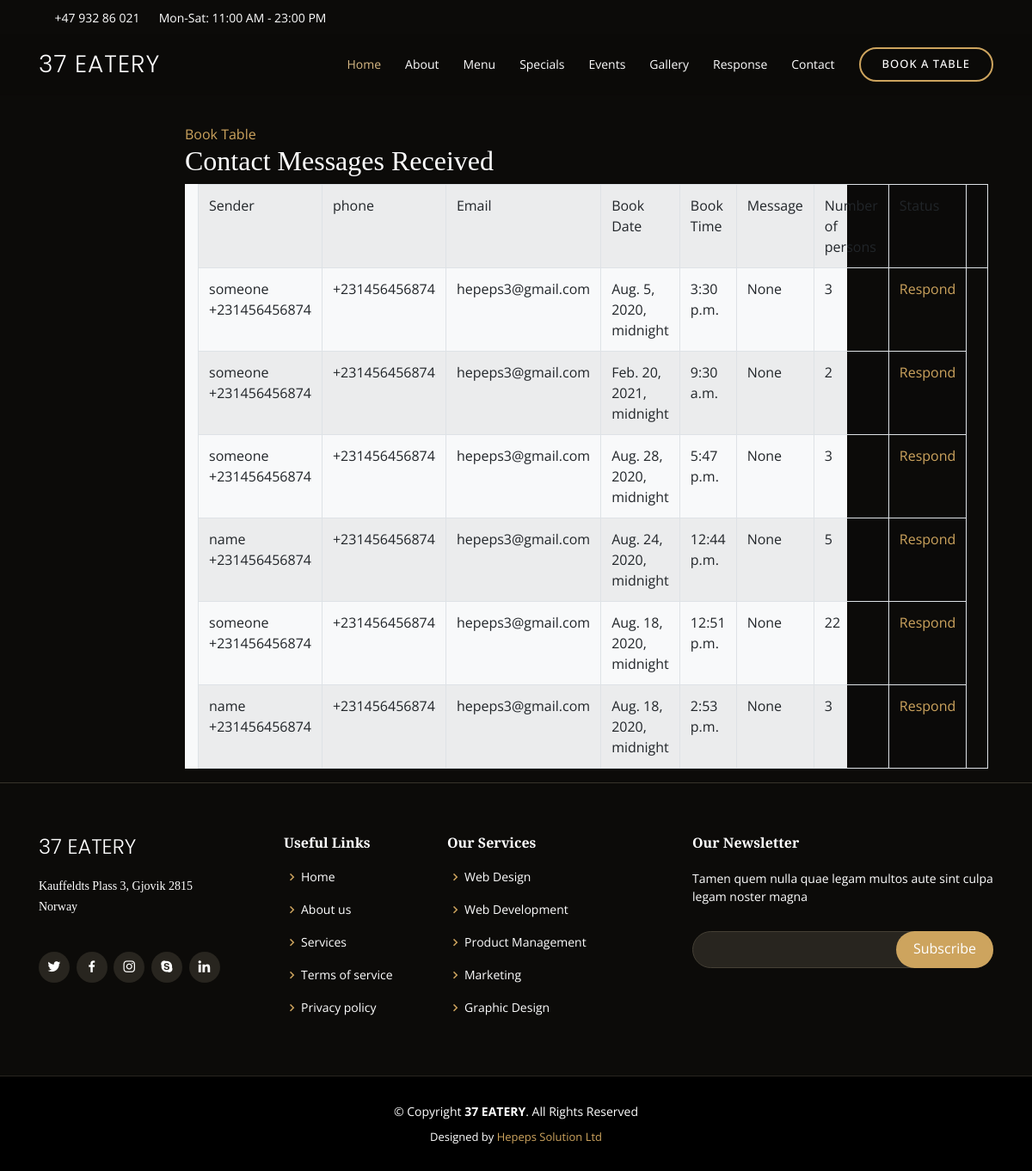
Page /booking/list/ (signed in) on the earlier database version.
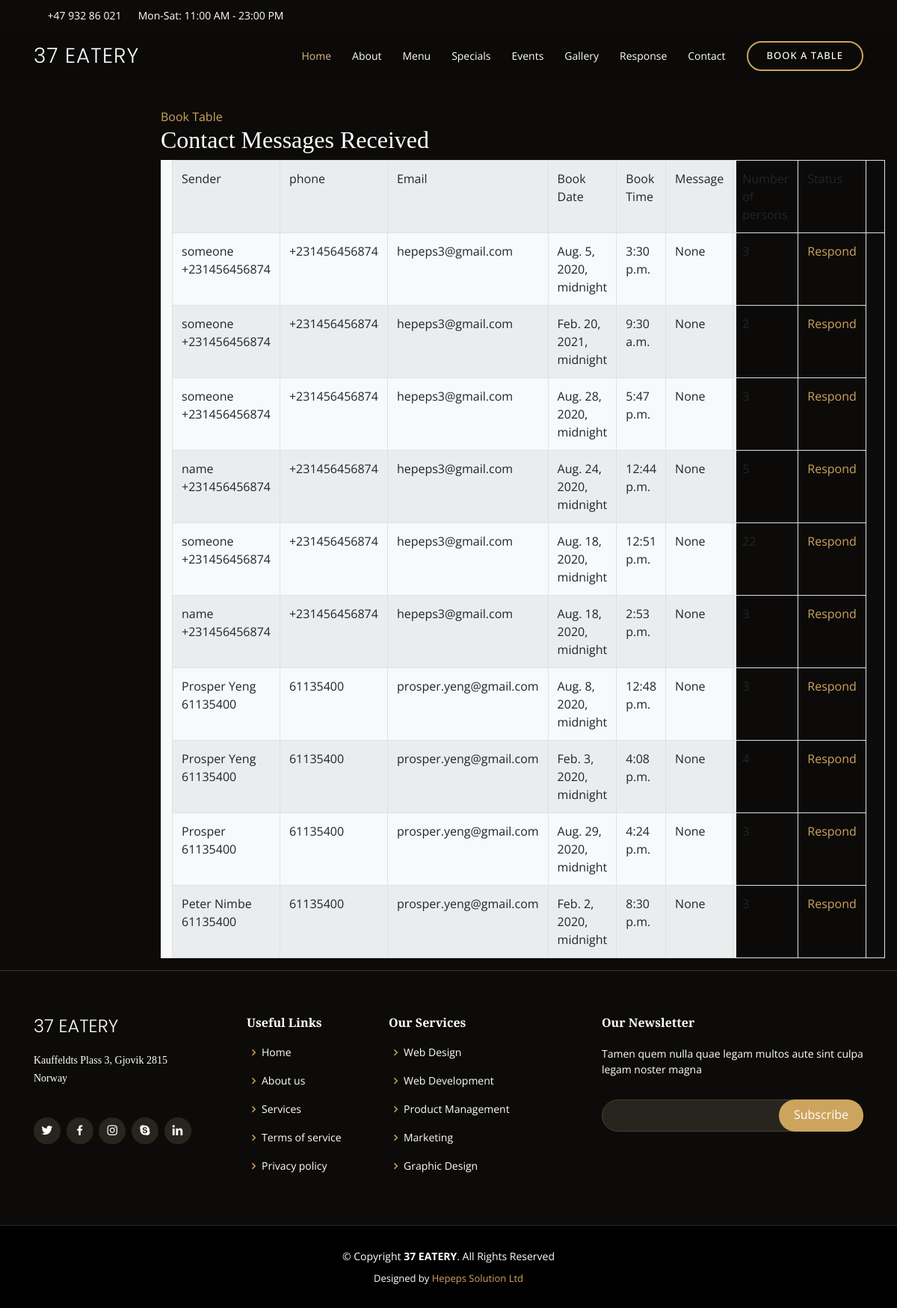
Same page on the later database version.
### booking/models.py (models this page shows)
class Booking(models.Model):
    your_name = models.CharField(max_length=100, null=True)
    your_phone = models.CharField(max_length=15, null=True)
    msgemail = models.EmailField(max_length=254, null=True)
    book_date = models.DateTimeField(blank=True, null=True)
    book_time = models.TimeField(blank=False, null=True)
    msg = models.TextField(null=True, blank=True)
    persons_number = models.IntegerField(null=True, blank=True)
    has_message = models.BooleanField(default=True)
    created_on = models.DateField(auto_now_add=True, null=True)
    is_active = models.BooleanField(default=True, null=True,blank=True)
    modified_on = models.DateField(auto_now=True, null=True,blank=True)
    response = models.TextField(null=True,blank=True)
    has_responded = models.BooleanField(null=True,blank=True,default=False)
    def __str__(self):
        return '{} {}'.format(self.your_name,self.your_phone)
    class Meta:
        verbose_name_plural = 'Book a Table'

### booking/views.py (the view)
# urls.py: path('list/', views.ListView.as_view(), name='list'),
class ListView(PermissionRequiredMixin, generic.ListView):
    permission_required = 'contact.can.view.contact'
    template_name = 'booking/list.html'
    context_object_name = 'result_list'
    def get_queryset(self):
        return Booking.objects.filter(has_responded=False)

### booking/templates/booking/list.html
{% extends 'base.html' %}
{% block content %}
    <div>
    <div class="offset-2 col-md-8">
        <a href="{% url 'home:index' %}#book_table">Book Table</a>
        <h2>Contact Messages Received</h2>
             <div class="container bg-light">
                <table class="table table-striped table-bordered">
                    <tr>
                        <td>
                            Sender
                        </td>
                        <td>
                            phone
                        </td>
                        <td>
                            Email
                        </td>
                         <td>
                            Book Date
                        </td>
                         <td>
                            Book Time
                        </td>
                        <td>
                            Message
                        </td>
                        <td>
                            Number of persons
                        </td>
                        <td>
                            Status
                        </td>
                        <td></td>
                    </tr>
                    {% for item in result_list %}
                        <tr>
                            <td>
                                {{ item }}
                            </td>
                            <td>
                                {{ item.your_phone }}
                            </td>
                            <td>
                                {{ item.msgemail }}
                            </td>
                            <td>
                                {{ item.book_date }}
                            </td>
                            <td>
                                {{ item.book_time }}
                            </td>
                            <td>
                                {{ item.msg }}
                            </td>
                            <td>
                                {{ item.persons_number }}
                            </td>
                            <td>
                                <a href="{% url 'contact:respond' item.id %}">Respond</a>
                            </td>
                        </tr>
                {% endfor %}
            </table>
             </div>
    </div>
</div>
{% endblock %}

### templates/base.html (shortened to what this page needs)
<!DOCTYPE html>
{% load static %}
<html lang="en">
<head>
  <link href="{% static 'assets/vendor/bootstrap/css/bootstrap.min.css' %}" rel="stylesheet">
  <link href="{% static 'assets/vendor/icofont/icofont.min.css' %}" rel="stylesheet">
  <link href="{% static 'assets/vendor/boxicons/css/boxicons.min.css' %}" rel="stylesheet">
  <link href="{% static 'assets/vendor/animate.css/animate.min.css' %}" rel="stylesheet">
  <link href="{% static 'assets/vendor/owl.carousel/assets/owl.carousel.min.css' %}" rel="stylesheet">
  <link href="{% static 'assets/vendor/venobox/venobox.css' %}" rel="stylesheet">
  <link href="{% static 'assets/vendor/aos/aos.css' %}" rel="stylesheet">
  <link href="{% static 'assets/css/style.css' %}" rel="stylesheet">
  </head>
<body>
  <div id="topbar" class="d-flex align-items-center fixed-top">
    <div class="container d-flex">
      <div class="contact-info mr-auto">
        <i class="icofont-phone"></i> +47 932 86 021
        <span class="d-none d-lg-inline-block"><i class="icofont-clock-time icofont-rotate-180"></i> Mon-Sat: 11:00 AM - 23:00 PM</span>
      </div>
          <li>{% load google_translate %}{% google_translate type='horizontal' language='en' %}</li>
    </div>
  </div>
  <header id="header" class="fixed-top">
    <div class="container d-flex align-items-center">
      <h1 class="logo mr-auto"><a href="index.html">37 EATERY</a></h1>
      <nav class="nav-menu d-none d-lg-block">
        <ul>
          <li class="active"><a href="{% url 'home:index' %}">Home</a></li>
          <li><a href="/#about">About</a></li>
          <li><a href="/#menu">Menu</a></li>
          <li><a href="/#specials">Specials</a></li>
          <li><a href="/#events">Events</a></li>
          <li><a href="/#gallery">Gallery</a></li>
          <li><a href="/#chefs">Response</a></li>
          <li><a href="/#contact">Contact</a></li>
          <li class="book-a-table text-center"><a href="#book-a-table">Book a table</a></li>
        </ul>
      </nav>
    </div>
  </header>
  <br><br><br><br><br><br>
    {% block content %}
    {% endblock %}
  <footer id="footer">
    <div class="footer-top">
      <div class="container">
        <div class="row">
          <div class="col-lg-3 col-md-6">
            <div class="footer-info">
              <h3>37 EATERY</h3>
              <p>
                Kauffeldts Plass 3, Gjovik 2815  <br>
                Norway<br><br>
              </p>
              <div class="social-links mt-3">
                <a href="#" class="twitter"><i class="bx bxl-twitter"></i></a>
                <a href="#" class="facebook"><i class="bx bxl-facebook"></i></a>
                <a href="#" class="instagram"><i class="bx bxl-instagram"></i></a>
                <a href="#" class="google-plus"><i class="bx bxl-skype"></i></a>
                <a href="#" class="linkedin"><i class="bx bxl-linkedin"></i></a>
              </div>
            </div>
          </div>
          <div class="col-lg-2 col-md-6 footer-links">
            <h4>Useful Links</h4>
            <ul>
              <li><i class="bx bx-chevron-right"></i> <a href="#">Home</a></li>
              <li><i class="bx bx-chevron-right"></i> <a href="#">About us</a></li>
              <li><i class="bx bx-chevron-right"></i> <a href="#">Services</a></li>
              <li><i class="bx bx-chevron-right"></i> <a href="#">Terms of service</a></li>
              <li><i class="bx bx-chevron-right"></i> <a href="#">Privacy policy</a></li>
            </ul>
          </div>
          <div class="col-lg-3 col-md-6 footer-links">
            <h4>Our Services</h4>
            <ul>
              <li><i class="bx bx-chevron-right"></i> <a href="#">Web Design</a></li>
              <li><i class="bx bx-chevron-right"></i> <a href="#">Web Development</a></li>
              <li><i class="bx bx-chevron-right"></i> <a href="#">Product Management</a></li>
              <li><i class="bx bx-chevron-right"></i> <a href="#">Marketing</a></li>
              <li><i class="bx bx-chevron-right"></i> <a href="#">Graphic Design</a></li>
            </ul>
          </div>
          <div class="col-lg-4 col-md-6 footer-newsletter">
            <h4>Our Newsletter</h4>
            <p>Tamen quem nulla quae legam multos aute sint culpa legam noster magna</p>
            <form action="" method="post">
              <input type="email" name="email"><input type="submit" value="Subscribe">
            </form>
          </div>
        </div>
      </div>
    </div>
    <div class="container">
      <div class="copyright">
        &copy; Copyright <strong><span>37 EATERY</span></strong>. All Rights Reserved
      </div>
      <div class="credits">
         Designed by <a href="#">Hepeps Solution Ltd</a>
      </div>
    </div>
  </footer>
</body>
</html>

### static/assets/css/style.css (style rules this page uses)
a { color: #cda45e; }
h1, h2, h3, h4, h5, h6 { font-family: "Playfair Display", serif; }
#topbar { height: 40px; font-size: 14px; transition: all 0.5s; }
#topbar .contact-info { color: white; }
#topbar .contact-info i { color: #d9ba85; padding-right: 4px; }
#header { background: rgba(12, 11, 9, 0.6); border-bottom: 1px solid rgba(12, 11, 9, 0.6); transition: all 0.5s; z-index: 997; padding: 15px 0; top: 40px; }
#header .logo { font-size: 28px; margin: 0; padding: 0; line-height: 1; font-weight: 300; letter-spacing: 1px; text-transform: uppercase; font-family: "Poppins", sans-serif; }
#header .logo a { color: #fff; }
.nav-menu ul { margin: 0; padding: 0; list-style: none; }
.nav-menu > ul { display: flex; align-items: center; }
.nav-menu > ul > li { position: relative; white-space: nowrap; padding-left: 28px; }
.nav-menu a { display: block; position: relative; color: white; transition: 0.3s; font-size: 14px; font-family: "Open Sans", sans-serif; }
.nav-menu a:hover, .nav-menu .active > a, .nav-menu li:hover > a { color: #d9ba85; }
.nav-menu .book-a-table a { border: 2px solid #cda45e; color: #fff; border-radius: 50px; padding: 8px 25px; text-transform: uppercase; font-size: 13px; font-weight: 500; letter-spacing: 1px; transition: 0.3s; }
.mobile-nav { position: fixed; top: 15px; right: 15px; bottom: 15px; left: 15px; z-index: 9999; overflow-y: auto; background: #1a1814; border: 2px solid rgba(255, 255, 255, 0.1); transition: ease-in-out 0.2s; opacity: 0; visibility: hidden; border-radius: 10px; padding: 10px 0; }
.mobile-nav * { margin: 0; padding: 0; list-style: none; }
.mobile-nav a { display: block; position: relative; color: #fff; padding: 10px 20px; font-weight: 500; outline: none; transition: 0.3s; }
.mobile-nav a:hover, .mobile-nav .active > a, .mobile-nav li:hover > a { color: #cda45e; text-decoration: none; }
.mobile-nav .book-a-table a { color: #fff; border: 2px solid #cda45e; border-radius: 50px; margin: 20px 0 0 0; padding: 10px 25px; text-transform: uppercase; font-size: 13px; font-weight: 500; letter-spacing: 1px; transition: 0.3s; display: inline-block; }
#footer { background: black; padding: 0 0 30px 0; color: #fff; font-size: 14px; }
#footer .footer-top { background: #0c0b09; border-top: 1px solid #37332a; border-bottom: 1px solid #28251f; padding: 60px 0 30px 0; }
#footer .footer-top .footer-info { margin-bottom: 30px; }
#footer .footer-top .footer-info h3 { font-size: 24px; margin: 0 0 20px 0; padding: 2px 0 2px 0; line-height: 1; font-weight: 300; text-transform: uppercase; font-family: "Poppins", sans-serif; }
#footer .footer-top .footer-info p { font-size: 14px; line-height: 24px; margin-bottom: 0; font-family: "Playfair Display", serif; color: #fff; }
#footer .footer-top .social-links a { font-size: 18px; display: inline-block; background: #28251f; color: #fff; line-height: 1; padding: 8px 0; margin-right: 4px; border-radius: 50%; text-align: center; width: 36px; height: 36px; transition: 0.3s; }
#footer .footer-top h4 { font-size: 16px; font-weight: 600; color: #fff; position: relative; padding-bottom: 12px; }
#footer .footer-top .footer-links { margin-bottom: 30px; }
#footer .footer-top .footer-links ul { list-style: none; padding: 0; margin: 0; }
#footer .footer-top .footer-links ul i { padding-right: 2px; color: #cda45e; font-size: 18px; line-height: 1; }
#footer .footer-top .footer-links ul li { padding: 10px 0; display: flex; align-items: center; }
#footer .footer-top .footer-links ul li:first-child { padding-top: 0; }
#footer .footer-top .footer-links ul a { color: #fff; transition: 0.3s; display: inline-block; line-height: 1; }
#footer .footer-top .footer-newsletter form { margin-top: 30px; background: #28251f; padding: 6px 10px; position: relative; border-radius: 50px; border: 1px solid #454035; }
#footer .footer-top .footer-newsletter form input[type="email"] { border: 0; padding: 4px; width: calc(100% - 110px); background: #28251f; color: white; }
#footer .footer-top .footer-newsletter form input[type="submit"] { position: absolute; top: -1px; right: -1px; bottom: -1px; border: 0; background: none; font-size: 16px; padding: 0 20px 2px 20px; background: #cda45e; color: #fff; transition: 0.3s; border-radius: 50px; }
#footer .copyright { text-align: center; padding-top: 30px; }
#footer .credits { padding-top: 10px; text-align: center; font-size: 13px; color: #fff; }

Differences in the rows shown:
added Booking: your_name+your_phone "Prosper Yeng 61135400", your_phone "61135400", msgemail "prosper.yeng@gmail.com", book_date "Aug. 8, 2020, midnight", book_time "12:48 p.m.", msg "None", persons_number "3"
added Booking: your_name+your_phone "Prosper Yeng 61135400", your_phone "61135400", msgemail "prosper.yeng@gmail.com", book_date "Feb. 3, 2020, midnight", book_time "4:08 p.m.", msg "None", persons_number "4"
added Booking: your_name+your_phone "Prosper 61135400", your_phone "61135400", msgemail "prosper.yeng@gmail.com", book_date "Aug. 29, 2020, midnight", book_time "4:24 p.m.", msg "None", persons_number "3"
added Booking: your_name+your_phone "Peter Nimbe 61135400", your_phone "61135400", msgemail "prosper.yeng@gmail.com", book_date "Feb. 2, 2020, midnight", book_time "8:30 p.m.", msg "None", persons_number "3"
